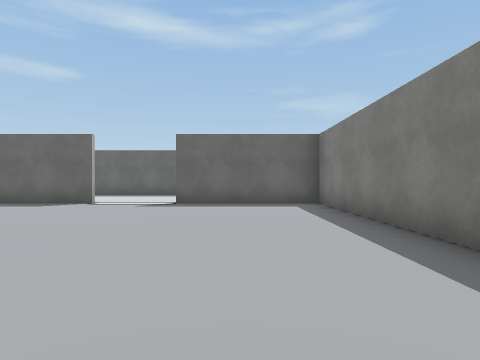
[1] (above)

18 first-person views from a walk through a scene from a Unity 3-D project. The camera is 1.2 m above the floor, looks level and sees 75° across. The floor is counted in squares, 2 m on a side. Each view is taken from the middle of a square. On the plan, view 1 faces up. The plan holds only what a view shows up to about 9 squares ahead; the rest is blank. The place goes on beyond the plan. The player character is not drawn. Some animated figures are left out. Some surface patterns are stand-ins.

[2]
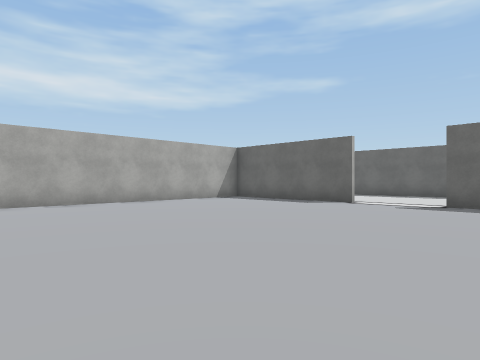

[3]
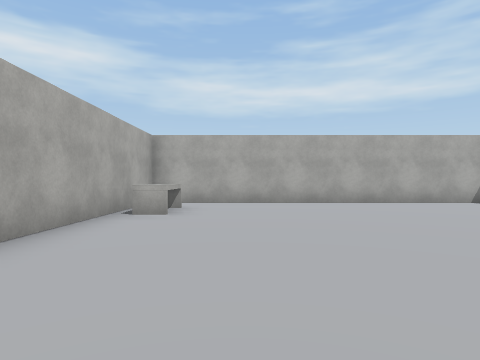

[4]
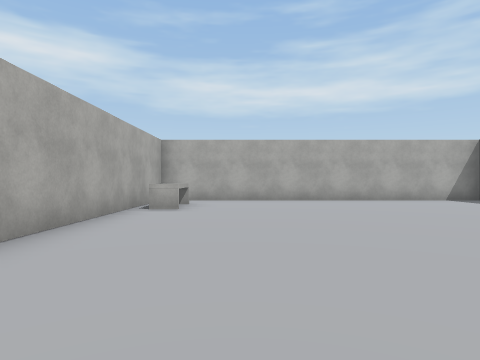

[5]
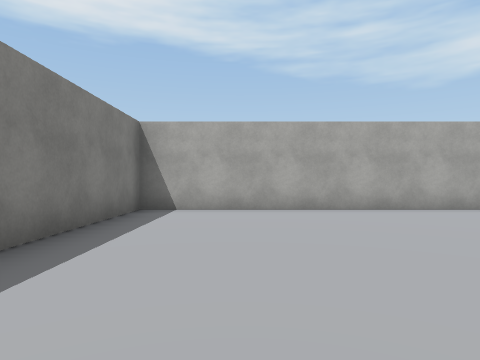

[6]
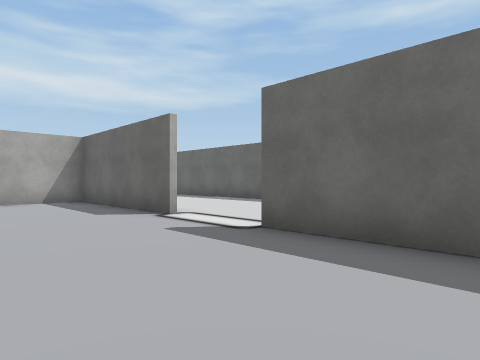

[7]
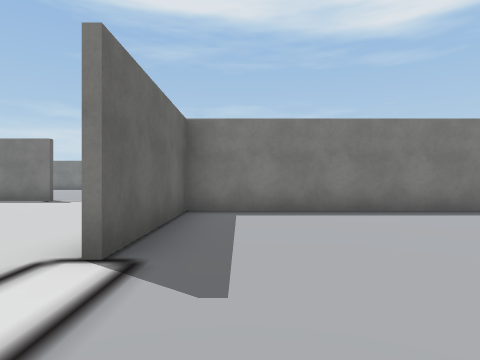

[8]
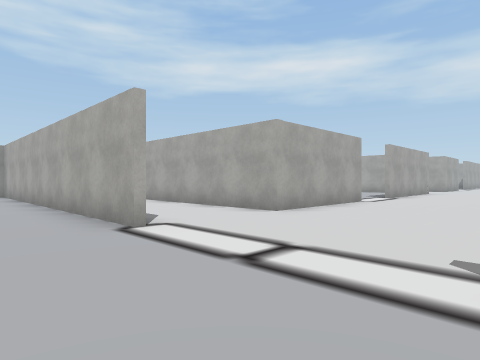

[9]
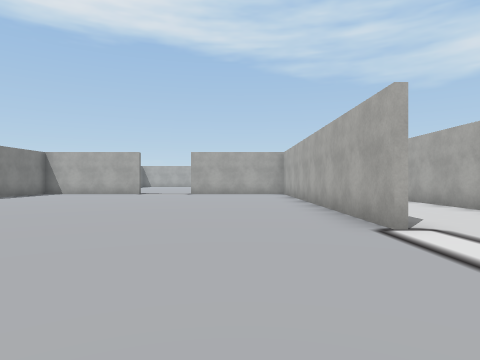

[10]
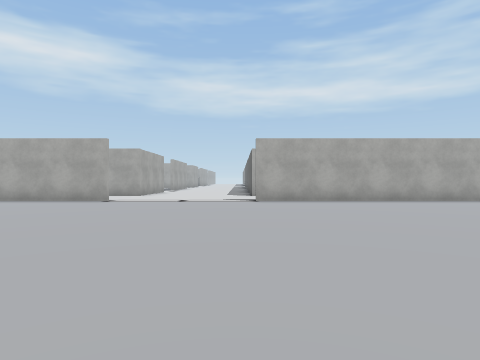

[11]
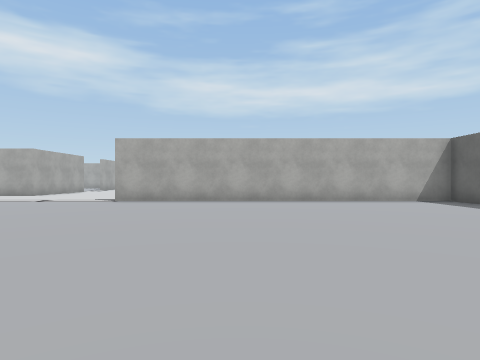

[12]
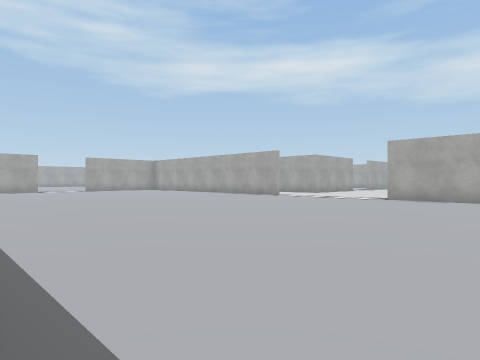

[13]
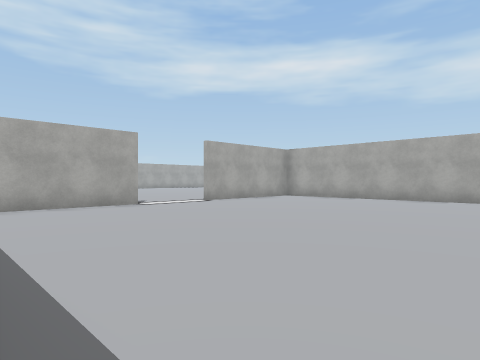

[14]
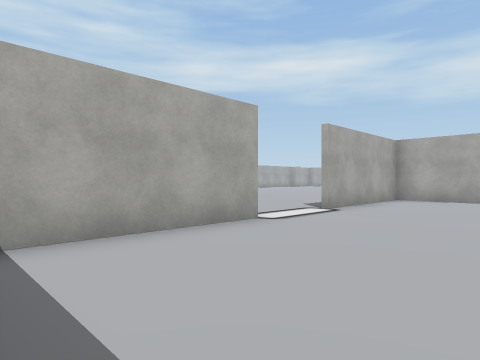

[15]
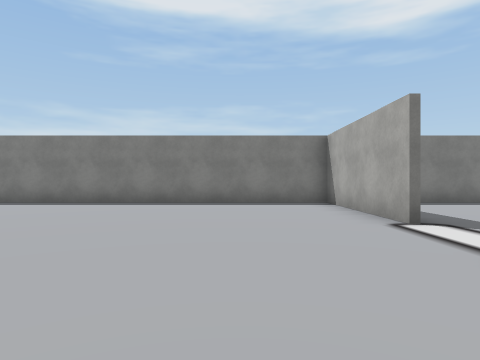

[16]
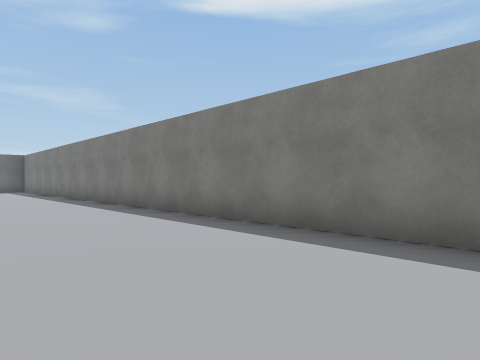

[17]
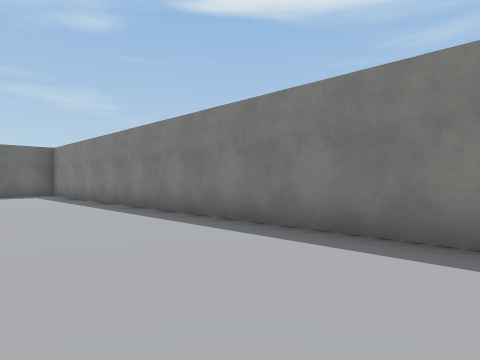

[18]
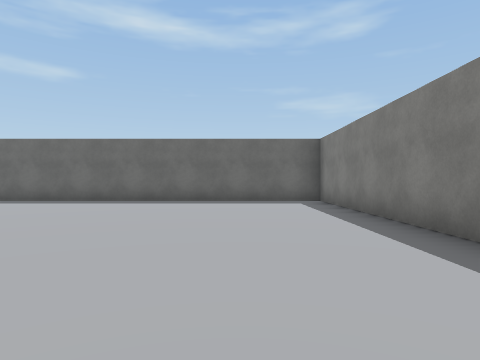

### Floor plan
Points are (right, up) in squares from view 1. A wall is a line through its corners. A room is listed if a view was taken in it or the views show most of it. See-through windows are left out.
Room 1 (views 1, 2, 3, 4, 5, 6, 7)
walls: (-3.8, 8) (-8.2, 8) (-8.2, -1.3) (2, -1.3) (2, 8) (-1.8, 8)
ways out: opening at (-2.5, 8) to room 2
objects: table (-6, -1)
Room 2 (views 8, 9, 10, 11, 12, 13, 14, 15, 16, 17, 18)
walls: (5.1, 8.2) (5.1, -0.9); (5, 12.4) (5, 13.9); (-1.8, 8.2) (2.2, 8.2); (5.5, -1.3) (9.1, -1.3); (11.2, -1.3) (15.3, -1.3) (15.3, 22) (5.1, 22) (5.1, 12.4)
ways out: opening at (-2.5, 8) to room 1; opening at (3.5, 8); opening at (10.5, -1)

Positions as (right, up) in squares from view 1, and headings:
1: (0, 0), facing up
2: (0, 0), facing up-left
3: (0, 1), facing left
4: (1, 1), facing left
5: (0, 5), facing down
6: (1, 5), facing up-left
7: (-4, 7), facing right
8: (7, 12), facing down-left
9: (7, 12), facing down
10: (14, 12), facing left
11: (14, 16), facing left
12: (15, 16), facing down-left
13: (15, 6), facing down-left
14: (15, 2), facing down-left
15: (7, 1), facing right
16: (12, 4), facing up-right
17: (12, 9), facing up-right
18: (13, 13), facing up
